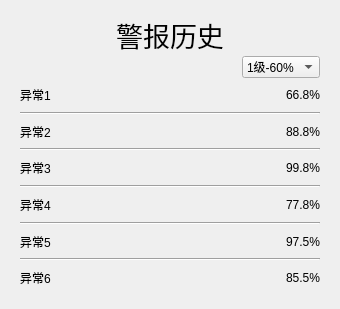
      <widget class="QWidget" name="page_2">
       <layout class="QHBoxLayout" name="horizontalLayout_4">
        <item>
         <widget class="QWidget" name="widget_2" native="true">
          <layout class="QHBoxLayout" name="horizontalLayout_3">
           <item>
            <layout class="QVBoxLayout" name="verticalLayout_7" stretch="1,0,1,1,1,1,1,1,1,1,1,1,1">
             <item>
              <widget class="QLabel" name="label_3">
               <property name="enabled">
                <bool>true</bool>
               </property>
               <property name="minimumSize">
                <size>
                 <width>300</width>
                 <height>30</height>
                </size>
               </property>
               <property name="maximumSize">
                <size>
                 <width>16777215</width>
                 <height>50</height>
                </size>
               </property>
               <property name="font">
                <font>
                 <pointsize>20</pointsize>
                </font>
               </property>
               <property name="text">
                <string>警报历史</string>
               </property>
               <property name="alignment">
                <set>Qt::AlignCenter</set>
               </property>
              </widget>
             </item>
             <item>
              <layout class="QHBoxLayout" name="horizontalLayout_5">
               <item>
                <spacer name="horizontalSpacer_2">
                 <property name="orientation">
                  <enum>Qt::Horizontal</enum>
                 </property>
                 <property name="sizeHint" stdset="0">
                  <size>
                   <width>128</width>
                   <height>1</height>
                  </size>
                 </property>
                </spacer>
               </item>
               <item>
                <widget class="QComboBox" name="comboBox">
                 <item>
                  <property name="text">
                   <string>1级-60%</string>
                  </property>
                 </item>
                 <item>
                  <property name="text">
                   <string>2级-70%</string>
                  </property>
                 </item>
                 <item>
                  <property name="text">
                   <string>3级-80%</string>
                  </property>
                 </item>
                 <item>
                  <property name="text">
                   <string>4级-90%</string>
                  </property>
                 </item>
                 <item>
                  <property name="text">
                   <string>5级-95%</string>
                  </property>
                 </item>
                </widget>
               </item>
              </layout>
             </item>
             <item>
              <layout class="QHBoxLayout" name="horizontalLayout_9">
               <item>
                <widget class="QLabel" name="label_22">
                 <property name="text">
                  <string>异常1</string>
                 </property>
                </widget>
               </item>
               <item>
                <spacer name="horizontalSpacer_10">
                 <property name="orientation">
                  <enum>Qt::Horizontal</enum>
                 </property>
                 <property name="sizeHint" stdset="0">
                  <size>
                   <width>40</width>
                   <height>20</height>
                  </size>
                 </property>
                </spacer>
               </item>
               <item>
                <widget class="QLabel" name="label_23">
                 <property name="text">
                  <string>66.8%</string>
                 </property>
                </widget>
               </item>
              </layout>
             </item>
             <item>
              <widget class="Line" name="line_3">
               <property name="orientation">
                <enum>Qt::Horizontal</enum>
               </property>
              </widget>
             </item>
             <item>
              <layout class="QHBoxLayout" name="horizontalLayout_18">
               <item>
                <widget class="QLabel" name="label_38">
                 <property name="text">
                  <string>异常2</string>
                 </property>
                </widget>
               </item>
               <item>
                <spacer name="horizontalSpacer_18">
                 <property name="orientation">
                  <enum>Qt::Horizontal</enum>
                 </property>
                 <property name="sizeHint" stdset="0">
                  <size>
                   <width>40</width>
                   <height>20</height>
                  </size>
                 </property>
                </spacer>
               </item>
               <item>
                <widget class="QLabel" name="label_39">
                 <property name="text">
                  <string>88.8%</string>
                 </property>
                </widget>
               </item>
              </layout>
             </item>
             <item>
              <widget class="Line" name="line_9">
               <property name="orientation">
                <enum>Qt::Horizontal</enum>
               </property>
              </widget>
             </item>
             <item>
              <layout class="QHBoxLayout" name="horizontalLayout_19">
               <item>
                <widget class="QLabel" name="label_40">
                 <property name="text">
                  <string>异常3</string>
                 </property>
                </widget>
               </item>
               <item>
                <spacer name="horizontalSpacer_19">
                 <property name="orientation">
                  <enum>Qt::Horizontal</enum>
                 </property>
                 <property name="sizeHint" stdset="0">
                  <size>
                   <width>40</width>
                   <height>20</height>
                  </size>
                 </property>
                </spacer>
               </item>
               <item>
                <widget class="QLabel" name="label_41">
                 <property name="text">
                  <string>99.8%</string>
                 </property>
                </widget>
               </item>
              </layout>
             </item>
             <item>
              <widget class="Line" name="line_10">
               <property name="orientation">
                <enum>Qt::Horizontal</enum>
               </property>
              </widget>
             </item>
             <item>
              <layout class="QHBoxLayout" name="horizontalLayout_20">
               <item>
                <widget class="QLabel" name="label_42">
                 <property name="text">
                  <string>异常4</string>
                 </property>
                </widget>
               </item>
               <item>
                <spacer name="horizontalSpacer_20">
                 <property name="orientation">
                  <enum>Qt::Horizontal</enum>
                 </property>
                 <property name="sizeHint" stdset="0">
                  <size>
                   <width>40</width>
                   <height>20</height>
                  </size>
                 </property>
                </spacer>
               </item>
               <item>
                <widget class="QLabel" name="label_43">
                 <property name="text">
                  <string>77.8%</string>
                 </property>
                </widget>
               </item>
              </layout>
             </item>
             <item>
              <widget class="Line" name="line_11">
               <property name="orientation">
                <enum>Qt::Horizontal</enum>
               </property>
              </widget>
             </item>
             <item>
              <layout class="QHBoxLayout" name="horizontalLayout_21">
               <item>
                <widget class="QLabel" name="label_44">
                 <property name="text">
                  <string>异常5</string>
                 </property>
                </widget>
               </item>
               <item>
                <spacer name="horizontalSpacer_21">
                 <property name="orientation">
                  <enum>Qt::Horizontal</enum>
                 </property>
                 <property name="sizeHint" stdset="0">
                  <size>
                   <width>40</width>
                   <height>20</height>
                  </size>
                 </property>
                </spacer>
               </item>
               <item>
                <widget class="QLabel" name="label_45">
                 <property name="text">
                  <string>97.5%</string>
                 </property>
                </widget>
               </item>
              </layout>
             </item>
             <item>
              <widget class="Line" name="line_12">
               <property name="orientation">
                <enum>Qt::Horizontal</enum>
               </property>
              </widget>
             </item>
             <item>
              <layout class="QHBoxLayout" name="horizontalLayout_22">
               <item>
                <widget class="QLabel" name="label_46">
                 <property name="text">
                  <string>异常6</string>
                 </property>
                </widget>
               </item>
               <item>
                <spacer name="horizontalSpacer_22">
                 <property name="orientation">
                  <enum>Qt::Horizontal</enum>
                 </property>
                 <property name="sizeHint" stdset="0">
                  <size>
                   <width>40</width>
                   <height>20</height>
                  </size>
                 </property>
                </spacer>
               </item>
               <item>
                <widget class="QLabel" name="label_47">
                 <property name="text">
                  <string>85.5%</string>
                 </property>
                </widget>
               </item>
              </layout>
             </item>
            </layout>
           </item>
          </layout>
         </widget>
        </item>
       </layout>
      </widget>
